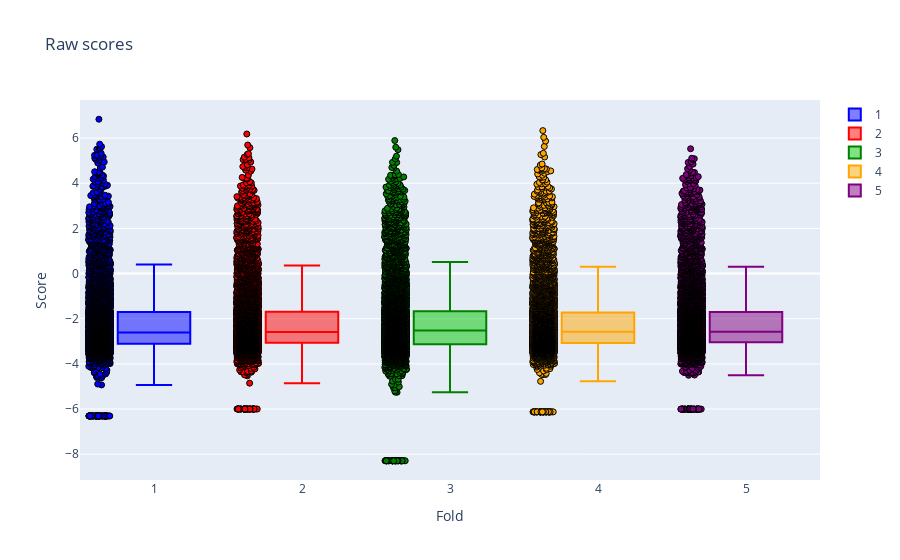

Here is the notebook cell this chart was saved with:
### Code cell
from eppi_text_classification.box_plot import box_plot

box_plot(
    list_fold_scores,
    ["1", "2", "3", "4", "5"],
    title="Raw scores",
    yaxis_title="Score",
    xaxis_title="Fold",
)

### Figure 1 — Plotly figure (JSON) as saved in the notebook; plotly's stock layout.template omitted (floating-point values rounded to 4 significant figures; data arrays with more than 128 entries replaced by an {"elided": "..."} marker saying what was removed)
{"data": [{"boxpoints": "all", "fillcolor": "rgba(0, 0, 255, 0.5)", "hoverinfo": "skip", "line": {"color": "blue"}, "marker": {"color": "blue", "line": {"color": "black", "width": 1}}, "name": "1", "type": "box", "y": {"elided": "9805 float values"}}, {"boxpoints": "all", "fillcolor": "rgba(255, 0, 0, 0.5)", "hoverinfo": "skip", "line": {"color": "red"}, "marker": {"color": "red", "line": {"color": "black", "width": 1}}, "name": "2", "type": "box", "y": {"elided": "9805 float values"}}, {"boxpoints": "all", "fillcolor": "rgba(0, 200, 0, 0.5)", "hoverinfo": "skip", "line": {"color": "green"}, "marker": {"color": "green", "line": {"color": "black", "width": 1}}, "name": "3", "type": "box", "y": {"elided": "9805 float values"}}, {"boxpoints": "all", "fillcolor": "rgba(255, 165, 0, 0.5)", "hoverinfo": "skip", "line": {"color": "orange"}, "marker": {"color": "orange", "line": {"color": "black", "width": 1}}, "name": "4", "type": "box", "y": {"elided": "9805 float values"}}, {"boxpoints": "all", "fillcolor": "rgba(128, 0, 128, 0.5)", "hoverinfo": "skip", "line": {"color": "purple"}, "marker": {"color": "purple", "line": {"color": "black", "width": 1}}, "name": "5", "type": "box", "y": {"elided": "9805 float values"}}, {"hoverinfo": "y", "line": {"color": "rgba(0,0,0,0)"}, "mode": "lines", "showlegend": false, "type": "scatter", "x": {"elided": "1000 int values"}, "y": {"elided": "1000 float values"}}], "layout": {"hovermode": "y", "showlegend": true, "title": {"text": "Raw scores"}, "xaxis": {"autorange": false, "range": [-0.5, 4.5], "title": {"text": "Fold"}, "zeroline": false}, "yaxis": {"showspikes": true, "spikecolor": "black", "spikemode": "across+toaxis", "spikethickness": 1, "title": {"text": "Score"}}}}
